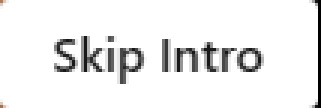
#> input picture skipIntro.png, 107 x 36 px, found by its file name (shown 3 times larger)
$ python netflixAutoSkipper.py
#> lines starting #> are read from the running program, lines starting #| are printed output that depends on the picture
import time
import pyautogui
import numpy as np
import cv2
import tkinter as tk


# Continuos loop for see if there are any Skip Recap/ Skip Intro or Next Episode button
while True:
    try:
        time.sleep(1)
    # Get a screenshot of the screen
        img = pyautogui.screenshot()
        img = np.asarray(img.convert(mode = 'L'))
        path_intro_template = r'C:\Users\brend\OneDrive - Middlesex University\Documents\GitHub\Netflix-IntroOST-Auto_Skipper\skipIntro.png'
        path_recap_template = r'C:\Users\brend\OneDrive - Middlesex University\Documents\GitHub\Netflix-IntroOST-Auto_Skipper\skipRecap.png'
        path_next_episode_template = r'C:\Users\brend\OneDrive - Middlesex University\Documents\GitHub\Netflix-IntroOST-Auto_Skipper\nextEpisode.png'
        intro_template = cv2.imread(path_intro_template, 0)
#> intro_template: shape (36, 107); min 0, max 255, mean 237.2
        recap_template = cv2.imread(path_recap_template, 0)
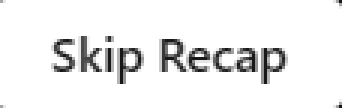
#> input picture skipRecap.png, 114 x 36 px, found by its file name (shown 3 times larger)
#> recap_template: shape (36, 114); min 24, max 255, mean 237.6
        episode_template = cv2.imread(path_next_episode_template, 0)
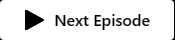
#> input picture nextEpisode.png, 175 x 40 px, found by its file name
#> episode_template is the input picture: shape (40, 175); min 0, max 255, mean 231.8

    # Set a threshold to get a better result
        threshold = 0.7

    # Check for skip intro
        res = cv2.matchTemplate(img, intro_template, cv2.TM_CCOEFF_NORMED)
        loc = np.where(res >= threshold)

    # Check if intro template is matched
        if loc[0].size != 0:
            x = loc[1]
            y = loc[0]
    # Click on the location of the button
            pyautogui.click(x, y)
            print("Clicked on the skip intro button ")
            continue # continue loop from start without further execution of the loop

    # Check for skip recap
        res = cv2.matchTemplate(img, recap_template, cv2.TM_CCOEFF_NORMED)
        loc = np.where(res >= threshold)

    # Check if recap template is matched
        if loc[0].size != 0:
            x = loc[1]
            y = loc[0]
    # Click on the location of the button
            pyautogui.click(x, y)
            print("Clicked on the skip recap button ")
            continue # continue loop from start without further execution of the loop

    # Check for next episode
        res = cv2.matchTemplate(img, episode_template, cv2.TM_CCOEFF_NORMED)
        loc = np.where(res >= threshold)

    # Check if episode template is matched
        if loc[0].size != 0:
            x = loc[1]
            y = loc[0]
    # Click on the location of the button
            pyautogui.click(x + 5, y + 5)
            print("Clicked on the next episode button ")
            continue # continue loop from start without further execution of the loop

    except Exception as e:
        print(f"An error occurred: {e}")
